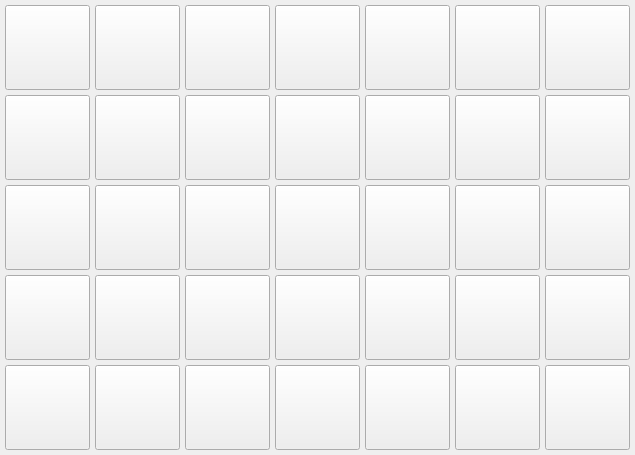
   <widget class="QWidget" name="tab">
    <property name="sizePolicy">
     <sizepolicy hsizetype="Fixed" vsizetype="Fixed">
      <horstretch>0</horstretch>
      <verstretch>0</verstretch>
     </sizepolicy>
    </property>
    <property name="minimumSize">
     <size>
      <width>635</width>
      <height>455</height>
     </size>
    </property>
    <property name="maximumSize">
     <size>
      <width>635</width>
      <height>455</height>
     </size>
    </property>
    <attribute name="title">
     <string>5x7</string>
    </attribute>
    <layout class="QGridLayout" name="gridLayout">
     <property name="leftMargin">
      <number>5</number>
     </property>
     <property name="topMargin">
      <number>5</number>
     </property>
     <property name="rightMargin">
      <number>5</number>
     </property>
     <property name="bottomMargin">
      <number>5</number>
     </property>
     <property name="spacing">
      <number>5</number>
     </property>
     <item row="1" column="3">
      <widget class="QPushButton" name="pushButton_17">
       <property name="sizePolicy">
        <sizepolicy hsizetype="Fixed" vsizetype="Fixed">
         <horstretch>0</horstretch>
         <verstretch>0</verstretch>
        </sizepolicy>
       </property>
       <property name="minimumSize">
        <size>
         <width>85</width>
         <height>85</height>
        </size>
       </property>
       <property name="maximumSize">
        <size>
         <width>85</width>
         <height>85</height>
        </size>
       </property>
       <property name="text">
        <string/>
       </property>
      </widget>
     </item>
     <item row="2" column="0">
      <widget class="QPushButton" name="pushButton_29">
       <property name="sizePolicy">
        <sizepolicy hsizetype="Fixed" vsizetype="Fixed">
         <horstretch>0</horstretch>
         <verstretch>0</verstretch>
        </sizepolicy>
       </property>
       <property name="minimumSize">
        <size>
         <width>85</width>
         <height>85</height>
        </size>
       </property>
       <property name="maximumSize">
        <size>
         <width>85</width>
         <height>85</height>
        </size>
       </property>
       <property name="text">
        <string/>
       </property>
      </widget>
     </item>
     <item row="3" column="3">
      <widget class="QPushButton" name="pushButton_31">
       <property name="sizePolicy">
        <sizepolicy hsizetype="Fixed" vsizetype="Fixed">
         <horstretch>0</horstretch>
         <verstretch>0</verstretch>
        </sizepolicy>
       </property>
       <property name="minimumSize">
        <size>
         <width>85</width>
         <height>85</height>
        </size>
       </property>
       <property name="maximumSize">
        <size>
         <width>85</width>
         <height>85</height>
        </size>
       </property>
       <property name="text">
        <string/>
       </property>
      </widget>
     </item>
     <item row="4" column="5">
      <widget class="QPushButton" name="pushButton_44">
       <property name="sizePolicy">
        <sizepolicy hsizetype="Fixed" vsizetype="Fixed">
         <horstretch>0</horstretch>
         <verstretch>0</verstretch>
        </sizepolicy>
       </property>
       <property name="minimumSize">
        <size>
         <width>85</width>
         <height>85</height>
        </size>
       </property>
       <property name="maximumSize">
        <size>
         <width>85</width>
         <height>85</height>
        </size>
       </property>
       <property name="text">
        <string/>
       </property>
      </widget>
     </item>
     <item row="3" column="1">
      <widget class="QPushButton" name="pushButton_34">
       <property name="sizePolicy">
        <sizepolicy hsizetype="Fixed" vsizetype="Fixed">
         <horstretch>0</horstretch>
         <verstretch>0</verstretch>
        </sizepolicy>
       </property>
       <property name="minimumSize">
        <size>
         <width>85</width>
         <height>85</height>
        </size>
       </property>
       <property name="maximumSize">
        <size>
         <width>85</width>
         <height>85</height>
        </size>
       </property>
       <property name="text">
        <string/>
       </property>
      </widget>
     </item>
     <item row="0" column="5">
      <widget class="QPushButton" name="pushButton_15">
       <property name="sizePolicy">
        <sizepolicy hsizetype="Fixed" vsizetype="Fixed">
         <horstretch>0</horstretch>
         <verstretch>0</verstretch>
        </sizepolicy>
       </property>
       <property name="minimumSize">
        <size>
         <width>85</width>
         <height>85</height>
        </size>
       </property>
       <property name="maximumSize">
        <size>
         <width>85</width>
         <height>85</height>
        </size>
       </property>
       <property name="text">
        <string/>
       </property>
      </widget>
     </item>
     <item row="2" column="3">
      <widget class="QPushButton" name="pushButton_24">
       <property name="sizePolicy">
        <sizepolicy hsizetype="Fixed" vsizetype="Fixed">
         <horstretch>0</horstretch>
         <verstretch>0</verstretch>
        </sizepolicy>
       </property>
       <property name="minimumSize">
        <size>
         <width>85</width>
         <height>85</height>
        </size>
       </property>
       <property name="maximumSize">
        <size>
         <width>85</width>
         <height>85</height>
        </size>
       </property>
       <property name="text">
        <string/>
       </property>
      </widget>
     </item>
     <item row="1" column="0">
      <widget class="QPushButton" name="pushButton_22">
       <property name="sizePolicy">
        <sizepolicy hsizetype="Fixed" vsizetype="Fixed">
         <horstretch>0</horstretch>
         <verstretch>0</verstretch>
        </sizepolicy>
       </property>
       <property name="minimumSize">
        <size>
         <width>85</width>
         <height>85</height>
        </size>
       </property>
       <property name="maximumSize">
        <size>
         <width>85</width>
         <height>85</height>
        </size>
       </property>
       <property name="text">
        <string/>
       </property>
      </widget>
     </item>
     <item row="3" column="6">
      <widget class="QPushButton" name="pushButton_32">
       <property name="sizePolicy">
        <sizepolicy hsizetype="Fixed" vsizetype="Fixed">
         <horstretch>0</horstretch>
         <verstretch>0</verstretch>
        </sizepolicy>
       </property>
       <property name="minimumSize">
        <size>
         <width>85</width>
         <height>85</height>
        </size>
       </property>
       <property name="maximumSize">
        <size>
         <width>85</width>
         <height>85</height>
        </size>
       </property>
       <property name="text">
        <string/>
       </property>
      </widget>
     </item>
     <item row="3" column="5">
      <widget class="QPushButton" name="pushButton_37">
       <property name="sizePolicy">
        <sizepolicy hsizetype="Fixed" vsizetype="Fixed">
         <horstretch>0</horstretch>
         <verstretch>0</verstretch>
        </sizepolicy>
       </property>
       <property name="minimumSize">
        <size>
         <width>85</width>
         <height>85</height>
        </size>
       </property>
       <property name="maximumSize">
        <size>
         <width>85</width>
         <height>85</height>
        </size>
       </property>
       <property name="text">
        <string/>
       </property>
      </widget>
     </item>
     <item row="1" column="2">
      <widget class="QPushButton" name="pushButton_19">
       <property name="sizePolicy">
        <sizepolicy hsizetype="Fixed" vsizetype="Fixed">
         <horstretch>0</horstretch>
         <verstretch>0</verstretch>
        </sizepolicy>
       </property>
       <property name="minimumSize">
        <size>
         <width>85</width>
         <height>85</height>
        </size>
       </property>
       <property name="maximumSize">
        <size>
         <width>85</width>
         <height>85</height>
        </size>
       </property>
       <property name="text">
        <string/>
       </property>
      </widget>
     </item>
     <item row="4" column="2">
      <widget class="QPushButton" name="pushButton_40">
       <property name="sizePolicy">
        <sizepolicy hsizetype="Fixed" vsizetype="Fixed">
         <horstretch>0</horstretch>
         <verstretch>0</verstretch>
        </sizepolicy>
       </property>
       <property name="minimumSize">
        <size>
         <width>85</width>
         <height>85</height>
        </size>
       </property>
       <property name="maximumSize">
        <size>
         <width>85</width>
         <height>85</height>
        </size>
       </property>
       <property name="text">
        <string/>
       </property>
      </widget>
     </item>
     <item row="4" column="6">
      <widget class="QPushButton" name="pushButton_39">
       <property name="sizePolicy">
        <sizepolicy hsizetype="Fixed" vsizetype="Fixed">
         <horstretch>0</horstretch>
         <verstretch>0</verstretch>
        </sizepolicy>
       </property>
       <property name="minimumSize">
        <size>
         <width>85</width>
         <height>85</height>
        </size>
       </property>
       <property name="maximumSize">
        <size>
         <width>85</width>
         <height>85</height>
        </size>
       </property>
       <property name="text">
        <string/>
       </property>
      </widget>
     </item>
     <item row="3" column="4">
      <widget class="QPushButton" name="pushButton_35">
       <property name="sizePolicy">
        <sizepolicy hsizetype="Fixed" vsizetype="Fixed">
         <horstretch>0</horstretch>
         <verstretch>0</verstretch>
        </sizepolicy>
       </property>
       <property name="minimumSize">
        <size>
         <width>85</width>
         <height>85</height>
        </size>
       </property>
       <property name="maximumSize">
        <size>
         <width>85</width>
         <height>85</height>
        </size>
       </property>
       <property name="text">
        <string/>
       </property>
      </widget>
     </item>
     <item row="0" column="4">
      <widget class="QPushButton" name="pushButton_14">
       <property name="sizePolicy">
        <sizepolicy hsizetype="Fixed" vsizetype="Fixed">
         <horstretch>0</horstretch>
         <verstretch>0</verstretch>
        </sizepolicy>
       </property>
       <property name="minimumSize">
        <size>
         <width>85</width>
         <height>85</height>
        </size>
       </property>
       <property name="maximumSize">
        <size>
         <width>85</width>
         <height>85</height>
        </size>
       </property>
       <property name="text">
        <string/>
       </property>
      </widget>
     </item>
     <item row="2" column="2">
      <widget class="QPushButton" name="pushButton_26">
       <property name="sizePolicy">
        <sizepolicy hsizetype="Fixed" vsizetype="Fixed">
         <horstretch>0</horstretch>
         <verstretch>0</verstretch>
        </sizepolicy>
       </property>
       <property name="minimumSize">
        <size>
         <width>85</width>
         <height>85</height>
        </size>
       </property>
       <property name="maximumSize">
        <size>
         <width>85</width>
         <height>85</height>
        </size>
       </property>
       <property name="text">
        <string/>
       </property>
      </widget>
     </item>
     <item row="1" column="5">
      <widget class="QPushButton" name="pushButton_23">
       <property name="sizePolicy">
        <sizepolicy hsizetype="Fixed" vsizetype="Fixed">
         <horstretch>0</horstretch>
         <verstretch>0</verstretch>
        </sizepolicy>
       </property>
       <property name="minimumSize">
        <size>
         <width>85</width>
         <height>85</height>
        </size>
       </property>
       <property name="maximumSize">
        <size>
         <width>85</width>
         <height>85</height>
        </size>
       </property>
       <property name="text">
        <string/>
       </property>
      </widget>
     </item>
     <item row="2" column="1">
      <widget class="QPushButton" name="pushButton_27">
       <property name="sizePolicy">
        <sizepolicy hsizetype="Fixed" vsizetype="Fixed">
         <horstretch>0</horstretch>
         <verstretch>0</verstretch>
        </sizepolicy>
       </property>
       <property name="minimumSize">
        <size>
         <width>85</width>
         <height>85</height>
        </size>
       </property>
       <property name="maximumSize">
        <size>
         <width>85</width>
         <height>85</height>
        </size>
       </property>
       <property name="text">
        <string/>
       </property>
      </widget>
     </item>
     <item row="2" column="4">
      <widget class="QPushButton" name="pushButton_28">
       <property name="sizePolicy">
        <sizepolicy hsizetype="Fixed" vsizetype="Fixed">
         <horstretch>0</horstretch>
         <verstretch>0</verstretch>
        </sizepolicy>
       </property>
       <property name="minimumSize">
        <size>
         <width>85</width>
         <height>85</height>
        </size>
       </property>
       <property name="maximumSize">
        <size>
         <width>85</width>
         <height>85</height>
        </size>
       </property>
       <property name="text">
        <string/>
       </property>
      </widget>
     </item>
     <item row="0" column="6">
      <widget class="QPushButton" name="pushButton_16">
       <property name="sizePolicy">
        <sizepolicy hsizetype="Fixed" vsizetype="Fixed">
         <horstretch>0</horstretch>
         <verstretch>0</verstretch>
        </sizepolicy>
       </property>
       <property name="minimumSize">
        <size>
         <width>85</width>
         <height>85</height>
        </size>
       </property>
       <property name="maximumSize">
        <size>
         <width>85</width>
         <height>85</height>
        </size>
       </property>
       <property name="text">
        <string/>
       </property>
      </widget>
     </item>
     <item row="4" column="1">
      <widget class="QPushButton" name="pushButton_41">
       <property name="sizePolicy">
        <sizepolicy hsizetype="Fixed" vsizetype="Fixed">
         <horstretch>0</horstretch>
         <verstretch>0</verstretch>
        </sizepolicy>
       </property>
       <property name="minimumSize">
        <size>
         <width>85</width>
         <height>85</height>
        </size>
       </property>
       <property name="maximumSize">
        <size>
         <width>85</width>
         <height>85</height>
        </size>
       </property>
       <property name="text">
        <string/>
       </property>
      </widget>
     </item>
     <item row="0" column="3">
      <widget class="QPushButton" name="pushButton_13">
       <property name="sizePolicy">
        <sizepolicy hsizetype="Fixed" vsizetype="Fixed">
         <horstretch>0</horstretch>
         <verstretch>0</verstretch>
        </sizepolicy>
       </property>
       <property name="minimumSize">
        <size>
         <width>85</width>
         <height>85</height>
        </size>
       </property>
       <property name="maximumSize">
        <size>
         <width>85</width>
         <height>85</height>
        </size>
       </property>
       <property name="text">
        <string/>
       </property>
      </widget>
     </item>
     <item row="4" column="3">
      <widget class="QPushButton" name="pushButton_38">
       <property name="sizePolicy">
        <sizepolicy hsizetype="Fixed" vsizetype="Fixed">
         <horstretch>0</horstretch>
         <verstretch>0</verstretch>
        </sizepolicy>
       </property>
       <property name="minimumSize">
        <size>
         <width>85</width>
         <height>85</height>
        </size>
       </property>
       <property name="maximumSize">
        <size>
         <width>85</width>
         <height>85</height>
        </size>
       </property>
       <property name="text">
        <string/>
       </property>
      </widget>
     </item>
     <item row="2" column="5">
      <widget class="QPushButton" name="pushButton_30">
       <property name="sizePolicy">
        <sizepolicy hsizetype="Fixed" vsizetype="Fixed">
         <horstretch>0</horstretch>
         <verstretch>0</verstretch>
        </sizepolicy>
       </property>
       <property name="minimumSize">
        <size>
         <width>85</width>
         <height>85</height>
        </size>
       </property>
       <property name="maximumSize">
        <size>
         <width>85</width>
         <height>85</height>
        </size>
       </property>
       <property name="text">
        <string/>
       </property>
      </widget>
     </item>
     <item row="4" column="0">
      <widget class="QPushButton" name="pushButton_43">
       <property name="sizePolicy">
        <sizepolicy hsizetype="Fixed" vsizetype="Fixed">
         <horstretch>0</horstretch>
         <verstretch>0</verstretch>
        </sizepolicy>
       </property>
       <property name="minimumSize">
        <size>
         <width>85</width>
         <height>85</height>
        </size>
       </property>
       <property name="maximumSize">
        <size>
         <width>85</width>
         <height>85</height>
        </size>
       </property>
       <property name="text">
        <string/>
       </property>
      </widget>
     </item>
     <item row="0" column="2">
      <widget class="QPushButton" name="pushButton_12">
       <property name="sizePolicy">
        <sizepolicy hsizetype="Fixed" vsizetype="Fixed">
         <horstretch>0</horstretch>
         <verstretch>0</verstretch>
        </sizepolicy>
       </property>
       <property name="minimumSize">
        <size>
         <width>85</width>
         <height>85</height>
        </size>
       </property>
       <property name="maximumSize">
        <size>
         <width>85</width>
         <height>85</height>
        </size>
       </property>
       <property name="text">
        <string/>
       </property>
      </widget>
     </item>
     <item row="1" column="1">
      <widget class="QPushButton" name="pushButton_20">
       <property name="sizePolicy">
        <sizepolicy hsizetype="Fixed" vsizetype="Fixed">
         <horstretch>0</horstretch>
         <verstretch>0</verstretch>
        </sizepolicy>
       </property>
       <property name="minimumSize">
        <size>
         <width>85</width>
         <height>85</height>
        </size>
       </property>
       <property name="maximumSize">
        <size>
         <width>85</width>
         <height>85</height>
        </size>
       </property>
       <property name="text">
        <string/>
       </property>
      </widget>
     </item>
     <item row="4" column="4">
      <widget class="QPushButton" name="pushButton_42">
       <property name="sizePolicy">
        <sizepolicy hsizetype="Fixed" vsizetype="Fixed">
         <horstretch>0</horstretch>
         <verstretch>0</verstretch>
        </sizepolicy>
       </property>
       <property name="minimumSize">
        <size>
         <width>85</width>
         <height>85</height>
        </size>
       </property>
       <property name="maximumSize">
        <size>
         <width>85</width>
         <height>85</height>
        </size>
       </property>
       <property name="text">
        <string/>
       </property>
      </widget>
     </item>
     <item row="3" column="0">
      <widget class="QPushButton" name="pushButton_36">
       <property name="sizePolicy">
        <sizepolicy hsizetype="Fixed" vsizetype="Fixed">
         <horstretch>0</horstretch>
         <verstretch>0</verstretch>
        </sizepolicy>
       </property>
       <property name="minimumSize">
        <size>
         <width>85</width>
         <height>85</height>
        </size>
       </property>
       <property name="maximumSize">
        <size>
         <width>85</width>
         <height>85</height>
        </size>
       </property>
       <property name="text">
        <string/>
       </property>
      </widget>
     </item>
     <item row="1" column="4">
      <widget class="QPushButton" name="pushButton_21">
       <property name="sizePolicy">
        <sizepolicy hsizetype="Fixed" vsizetype="Fixed">
         <horstretch>0</horstretch>
         <verstretch>0</verstretch>
        </sizepolicy>
       </property>
       <property name="minimumSize">
        <size>
         <width>85</width>
         <height>85</height>
        </size>
       </property>
       <property name="maximumSize">
        <size>
         <width>85</width>
         <height>85</height>
        </size>
       </property>
       <property name="text">
        <string/>
       </property>
      </widget>
     </item>
     <item row="3" column="2">
      <widget class="QPushButton" name="pushButton_33">
       <property name="sizePolicy">
        <sizepolicy hsizetype="Fixed" vsizetype="Fixed">
         <horstretch>0</horstretch>
         <verstretch>0</verstretch>
        </sizepolicy>
       </property>
       <property name="minimumSize">
        <size>
         <width>85</width>
         <height>85</height>
        </size>
       </property>
       <property name="maximumSize">
        <size>
         <width>85</width>
         <height>85</height>
        </size>
       </property>
       <property name="text">
        <string/>
       </property>
      </widget>
     </item>
     <item row="1" column="6">
      <widget class="QPushButton" name="pushButton_18">
       <property name="sizePolicy">
        <sizepolicy hsizetype="Fixed" vsizetype="Fixed">
         <horstretch>0</horstretch>
         <verstretch>0</verstretch>
        </sizepolicy>
       </property>
       <property name="minimumSize">
        <size>
         <width>85</width>
         <height>85</height>
        </size>
       </property>
       <property name="maximumSize">
        <size>
         <width>85</width>
         <height>85</height>
        </size>
       </property>
       <property name="text">
        <string/>
       </property>
      </widget>
     </item>
     <item row="0" column="0">
      <widget class="QPushButton" name="pushButton_10">
       <property name="sizePolicy">
        <sizepolicy hsizetype="Fixed" vsizetype="Fixed">
         <horstretch>0</horstretch>
         <verstretch>0</verstretch>
        </sizepolicy>
       </property>
       <property name="minimumSize">
        <size>
         <width>85</width>
         <height>85</height>
        </size>
       </property>
       <property name="maximumSize">
        <size>
         <width>85</width>
         <height>85</height>
        </size>
       </property>
       <property name="text">
        <string/>
       </property>
      </widget>
     </item>
     <item row="0" column="1">
      <widget class="QPushButton" name="pushButton_11">
       <property name="sizePolicy">
        <sizepolicy hsizetype="Fixed" vsizetype="Fixed">
         <horstretch>0</horstretch>
         <verstretch>0</verstretch>
        </sizepolicy>
       </property>
       <property name="minimumSize">
        <size>
         <width>85</width>
         <height>85</height>
        </size>
       </property>
       <property name="maximumSize">
        <size>
         <width>85</width>
         <height>85</height>
        </size>
       </property>
       <property name="styleSheet">
        <string notr="true"/>
       </property>
       <property name="text">
        <string/>
       </property>
      </widget>
     </item>
     <item row="2" column="6">
      <widget class="QPushButton" name="pushButton_25">
       <property name="sizePolicy">
        <sizepolicy hsizetype="Fixed" vsizetype="Fixed">
         <horstretch>0</horstretch>
         <verstretch>0</verstretch>
        </sizepolicy>
       </property>
       <property name="minimumSize">
        <size>
         <width>85</width>
         <height>85</height>
        </size>
       </property>
       <property name="maximumSize">
        <size>
         <width>85</width>
         <height>85</height>
        </size>
       </property>
       <property name="text">
        <string/>
       </property>
      </widget>
     </item>
    </layout>
   </widget>
